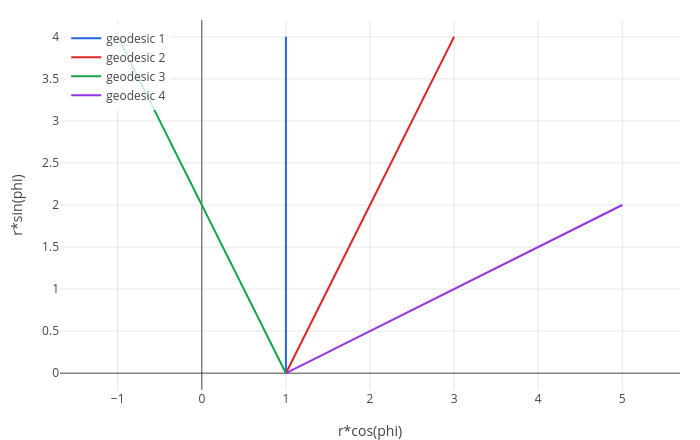

Notebook code for this chart:
### Markdown cell above
The equations look complicated, but they describe straight lines. `geodesic(g, start, velocity, length, map)` solves
them numerically and draws the result through `map`, which turns coordinates into points to plot. Several rows of
velocities give several geodesics from the same start. Starting at $r = 1$, $\phi = 0$:

### Code cell
geodesic(p, [1 0], [0 1; 0.5 1; -0.5 1; 1 0.5], 4, [r*cos(phi) r*sin(phi)])

### Figure 1 — Plotly figure (JSON) as saved in the notebook; plotly's stock layout.template omitted (floating-point values rounded to 4 significant figures; data arrays with more than 128 entries replaced by an {"elided": "..."} marker saying what was removed)
{"data": [{"line": {"color": "#2563eb", "width": 2}, "mode": "lines", "name": "geodesic 1", "type": "scatter", "x": {"elided": "1253 int values"}, "y": {"elided": "1253 float values"}}, {"line": {"color": "#dc2626", "width": 2}, "mode": "lines", "name": "geodesic 2", "type": "scatter", "x": {"elided": "1253 float values"}, "y": {"elided": "1253 float values"}}, {"line": {"color": "#16a34a", "width": 2}, "mode": "lines", "name": "geodesic 3", "type": "scatter", "x": {"elided": "1253 float values"}, "y": {"elided": "1253 float values"}}, {"line": {"color": "#9333ea", "width": 2}, "mode": "lines", "name": "geodesic 4", "type": "scatter", "x": {"elided": "1253 float values"}, "y": {"elided": "1253 float values"}}], "layout": {"height": 440, "legend": {"bgcolor": "rgba(255,255,255,0.8)", "x": 0.01, "y": 0.99}, "margin": {"b": 50, "l": 60, "r": 20, "t": 20}, "showlegend": true, "title": {"text": ""}, "width": 700, "xaxis": {"title": {"text": "r*cos(phi)"}, "zeroline": true}, "yaxis": {"range": [-0.2, 4.2], "scaleanchor": "x", "scaleratio": 1, "title": {"text": "r*sin(phi)"}, "zeroline": true}}}
